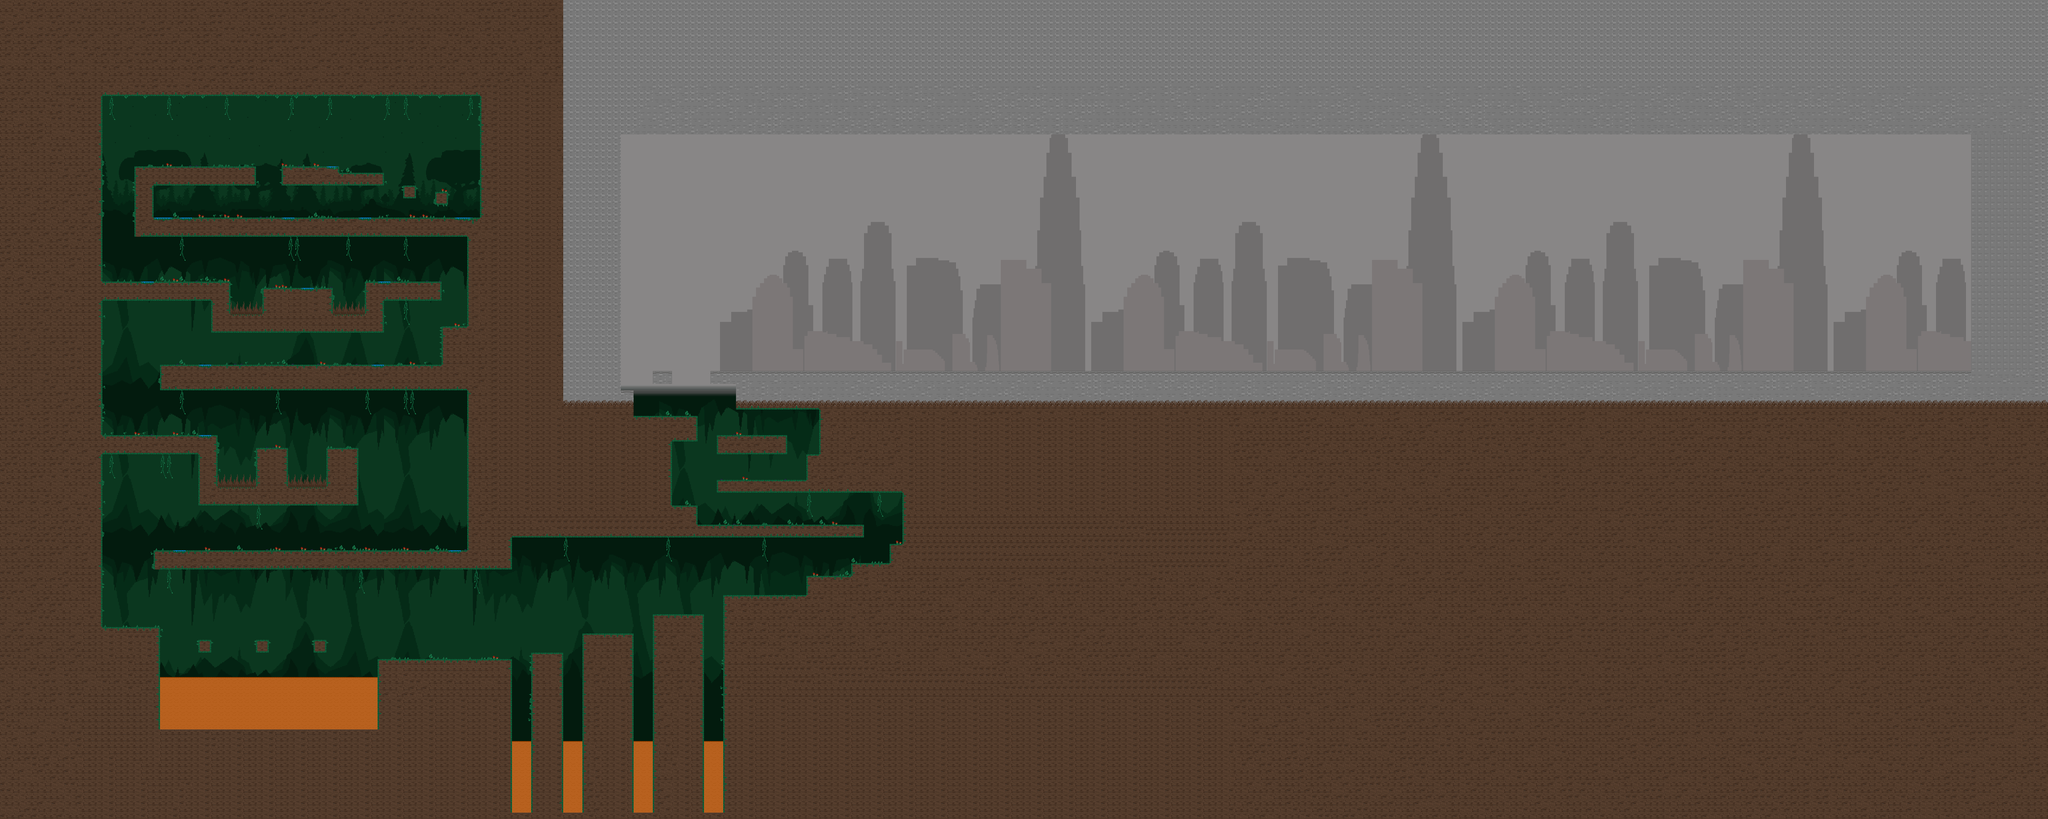

The image is a tile-based game level rendered from a .tmx file. Its description and source (layers, tilesets, objects; grid data summarised) follow:
An orthogonal 320x128 tile map with 16x16 px tiles, 3 tile layers (Capa de patrones 4, ground, Map), 5 tilesets and 74 objects.

<map version="1.10" tiledversion="1.10.1" orientation="orthogonal" renderorder="right-down" width="320" height="128" tilewidth="16" tileheight="16" infinite="0" nextlayerid="12" nextobjectid="326">
 <tileset firstgid="1" name="tmw_desert_spacing" tilewidth="32" tileheight="32" spacing="1" margin="1" tilecount="0" columns="8">
  <image source="tmw_desert_spacing.png" width="265" height="199" />
  <wangsets>
   <wangset name="Brick" type="corner" tile="9">
    <wangcolor name="" color="#ff0000" tile="-1" probability="1" />
    <wangtile tileid="0" wangid="0,0,0,1,0,0,0,0" />
    <wangtile tileid="1" wangid="0,0,0,1,0,1,0,0" />
    <wangtile tileid="2" wangid="0,0,0,0,0,1,0,0" />
    <wangtile tileid="8" wangid="0,1,0,1,0,0,0,0" />
    <wangtile tileid="9" wangid="0,1,0,1,0,1,0,1" />
    <wangtile tileid="10" wangid="0,0,0,0,0,1,0,1" />
    <wangtile tileid="16" wangid="0,1,0,0,0,0,0,0" />
    <wangtile tileid="17" wangid="0,1,0,0,0,0,0,1" />
    <wangtile tileid="18" wangid="0,0,0,0,0,0,0,1" />
    <wangtile tileid="19" wangid="0,1,0,0,0,1,0,1" />
    <wangtile tileid="20" wangid="0,1,0,1,0,0,0,1" />
    <wangtile tileid="27" wangid="0,0,0,1,0,1,0,1" />
    <wangtile tileid="28" wangid="0,1,0,1,0,1,0,0" />
   </wangset>
   <wangset name="Marble" type="corner" tile="33">
    <wangcolor name="" color="#ff0000" tile="-1" probability="1" />
    <wangtile tileid="24" wangid="0,0,0,1,0,0,0,0" />
    <wangtile tileid="25" wangid="0,0,0,1,0,1,0,0" />
    <wangtile tileid="26" wangid="0,0,0,0,0,1,0,0" />
    <wangtile tileid="32" wangid="0,1,0,1,0,0,0,0" />
    <wangtile tileid="33" wangid="0,1,0,1,0,1,0,1" />
    <wangtile tileid="34" wangid="0,0,0,0,0,1,0,1" />
    <wangtile tileid="35" wangid="0,1,0,0,0,1,0,1" />
    <wangtile tileid="36" wangid="0,1,0,1,0,0,0,1" />
    <wangtile tileid="40" wangid="0,1,0,0,0,0,0,0" />
    <wangtile tileid="41" wangid="0,1,0,0,0,0,0,1" />
    <wangtile tileid="42" wangid="0,0,0,0,0,0,0,1" />
    <wangtile tileid="43" wangid="0,0,0,1,0,1,0,1" />
    <wangtile tileid="44" wangid="0,1,0,1,0,1,0,0" />
   </wangset>
   <wangset name="Sand" type="corner" tile="14">
    <wangcolor name="" color="#ff0000" tile="29" probability="1" />
    <wangtile tileid="3" wangid="0,1,0,0,0,1,0,1" />
    <wangtile tileid="4" wangid="0,1,0,1,0,0,0,1" />
    <wangtile tileid="5" wangid="0,0,0,1,0,0,0,0" />
    <wangtile tileid="6" wangid="0,0,0,1,0,1,0,0" />
    <wangtile tileid="7" wangid="0,0,0,0,0,1,0,0" />
    <wangtile tileid="11" wangid="0,0,0,1,0,1,0,1" />
    <wangtile tileid="12" wangid="0,1,0,1,0,1,0,0" />
    <wangtile tileid="13" wangid="0,1,0,1,0,0,0,0" />
    <wangtile tileid="14" wangid="0,1,0,1,0,1,0,1" />
    <wangtile tileid="15" wangid="0,0,0,0,0,1,0,1" />
    <wangtile tileid="21" wangid="0,1,0,0,0,0,0,0" />
    <wangtile tileid="22" wangid="0,1,0,0,0,0,0,1" />
    <wangtile tileid="23" wangid="0,0,0,0,0,0,0,1" />
   </wangset>
  </wangsets>
 </tileset>
 <tileset firstgid="1" name="MapMetadata" tilewidth="32" tileheight="32" spacing="1" margin="1" tilecount="2" columns="2">
  <image source="MapMetadata.png" width="67" height="34" />
 </tileset>
 <tileset firstgid="3" name="fondo Dani" tilewidth="16" tileheight="16" spacing="1" margin="1" tilecount="120" columns="15">
  <image source="../tileset/Background/fondo Dani.png" width="256" height="144" />
 </tileset>
 <tileset firstgid="123" name="tileset v2" tilewidth="16" tileheight="16" tilecount="4708" columns="107">
  <image source="../tileset/tileset v2.png" width="1724" height="713" />
 </tileset>
 <tileset firstgid="4831" name="nuevo ciudad" tilewidth="16" tileheight="16" tilecount="6600" columns="120">
  <image source="../tileset/background y tilesetciudad.png" width="1920" height="885" />
 </tileset>
 <layer id="7" name="Capa de patrones 4" width="320" height="128" opacity="0.9">
  <properties>
   <property name="Draw" type="bool" value="true" />
  </properties>
  <data>[40960 cells, 22308 non-empty, 4687 distinct tile ids]</data>
 </layer>
 <layer id="8" name="ground" width="320" height="128">
  <properties>
   <property name="Draw" type="bool" value="true" />
  </properties>
  <data>[40960 cells, 27270 non-empty, 20 distinct tile ids]</data>
 </layer>
 <layer id="1" name="Map" width="320" height="128">
  <properties>
   <property name="Draw" type="bool" value="true" />
  </properties>
  <data>[40960 cells, 2614 non-empty, 95 distinct tile ids]</data>
 </layer>
 <objectgroup id="10" name="Colider">
  <properties>
   <property name="Colider" type="bool" value="true" />
  </properties>
  <object id="8" x="256" y="224" width="944" height="16" />
  <object id="23" x="1264" y="1664" width="16" height="368" />
  <object id="83" x="1168" y="976" width="16" height="400" />
  <object id="89" x="1168" y="592" width="16" height="224" />
  <object id="99" x="240" y="752" width="16" height="336" />
  <object id="100" x="240" y="240" width="16" height="464" />
  <object id="101" x="1088" y="480" width="32" height="32" />
  <object id="102" x="1008" y="464" width="32" height="32" />
  <object id="111" x="240" y="1136" width="16" height="432" />
  <object id="112" x="256" y="1568" width="144" height="16" />
  <object id="124" x="848" y="432" width="112" height="32" />
  <object id="125" x="704" y="416" width="144" height="48" />
  <object id="126" x="336" y="416" width="304" height="48" />
  <object id="127" x="336" y="464" width="48" height="128" />
  <object id="129" x="912" y="704" width="192" height="48" />
  <object id="130" x="912" y="752" width="48" height="80" />
  <object id="131" x="528" y="784" width="384" height="48" />
  <object id="132" x="656" y="720" width="176" height="64" />
  <object id="136" x="256" y="704" width="320" height="48" />
  <object id="138" x="528" y="752" width="48" height="32" />
  <object id="139" x="400" y="912" width="768" height="64" />
  <object id="141" x="496" y="1136" width="48" height="80" />
  <object id="143" x="256" y="1088" width="288" height="48" />
  <object id="154" x="1104" y="816" width="64" height="96" />
  <object id="179" x="384" y="1376" width="784" height="48" />
  <object id="181" x="640" y="1120" width="80" height="96" />
  <object id="184" x="384" y="1584" width="16" height="240" />
  <object id="185" x="400" y="1824" width="544" height="16" />
  <object id="186" x="944" y="1664" width="16" height="160" />
  <object id="187" x="944" y="1648" width="336" height="16" />
  <object id="189" x="496" y="1600" width="32" height="32" />
  <object id="190" x="640" y="1600" width="32" height="32" />
  <object id="191" x="784" y="1600" width="32" height="32" />
  <object id="195" x="1280" y="2032" width="528" height="16" />
  <object id="196" x="1328" y="1632" width="80" height="400" />
  <object id="199" x="1456" y="1584" width="128" height="448" />
  <object id="220" x="1280" y="1312" width="880" height="32" />
  <object id="221" x="1168" y="1376" width="112" height="48" />
  <object id="222" x="1264" y="1344" width="16" height="32" />
  <object id="234" x="2128" y="1408" width="96" height="32" />
  <object id="235" x="2224" y="1360" width="32" height="48" />
  <object id="236" x="2256" y="1232" width="32" height="128" />
  <object id="242" x="1776" y="928" width="3152" height="32" />
  <object id="243" x="4928" y="320" width="32" height="640" />
  <object id="245" x="384" y="544" width="816" height="48" />
  <object id="246" x="1200" y="240" width="16" height="304" />
  <object id="249" x="496" y="1216" width="400" height="48" />
  <object id="250" x="816" y="1120" width="80" height="96" />
  <object id="259" x="1632" y="1536" width="128" height="496" />
  <object id="271" x="1792" y="1200" width="464" height="32" />
  </objectgroup>
 <objectgroup id="11" name="Pinchos">
  <properties>
   <property name="Pincho" type="bool" value="true" />
  </properties>
  <!-- 9 objects omitted --></objectgroup>
</map>
<!-- 24 of 74 objects omitted -->
